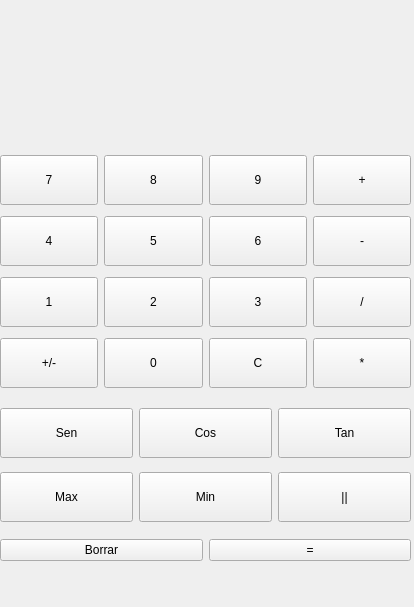
<?xml version="1.0" encoding="UTF-8"?>
<ui version="4.0">
 <class>MainWindow</class>
 <widget class="QMainWindow" name="MainWindow">
  <property name="geometry">
   <rect>
    <x>0</x>
    <y>0</y>
    <width>414</width>
    <height>607</height>
   </rect>
  </property>
  <property name="windowTitle">
   <string>MainWindow</string>
  </property>
  <widget class="QWidget" name="centralwidget">
   <widget class="QWidget" name="widget" native="true">
    <property name="geometry">
     <rect>
      <x>0</x>
      <y>0</y>
      <width>411</width>
      <height>581</height>
     </rect>
    </property>
    <widget class="QWidget" name="gridLayoutWidget">
     <property name="geometry">
      <rect>
       <x>0</x>
       <y>150</y>
       <width>411</width>
       <height>245</height>
      </rect>
     </property>
     <layout class="QGridLayout" name="gridLayout">
      <item row="3" column="0">
       <widget class="QPushButton" name="btnsigno">
        <property name="minimumSize">
         <size>
          <width>0</width>
          <height>50</height>
         </size>
        </property>
        <property name="text">
         <string>+/-</string>
        </property>
       </widget>
      </item>
      <item row="2" column="0">
       <widget class="QPushButton" name="btn1">
        <property name="minimumSize">
         <size>
          <width>0</width>
          <height>50</height>
         </size>
        </property>
        <property name="text">
         <string>1</string>
        </property>
       </widget>
      </item>
      <item row="1" column="0">
       <widget class="QPushButton" name="btn4">
        <property name="minimumSize">
         <size>
          <width>0</width>
          <height>50</height>
         </size>
        </property>
        <property name="text">
         <string>4</string>
        </property>
       </widget>
      </item>
      <item row="2" column="2">
       <widget class="QPushButton" name="btn3">
        <property name="minimumSize">
         <size>
          <width>0</width>
          <height>50</height>
         </size>
        </property>
        <property name="text">
         <string>3</string>
        </property>
       </widget>
      </item>
      <item row="2" column="1">
       <widget class="QPushButton" name="btn2">
        <property name="minimumSize">
         <size>
          <width>0</width>
          <height>50</height>
         </size>
        </property>
        <property name="text">
         <string>2</string>
        </property>
       </widget>
      </item>
      <item row="3" column="1">
       <widget class="QPushButton" name="btn0">
        <property name="enabled">
         <bool>true</bool>
        </property>
        <property name="minimumSize">
         <size>
          <width>0</width>
          <height>50</height>
         </size>
        </property>
        <property name="text">
         <string>0</string>
        </property>
       </widget>
      </item>
      <item row="0" column="2">
       <widget class="QPushButton" name="btn9">
        <property name="minimumSize">
         <size>
          <width>0</width>
          <height>50</height>
         </size>
        </property>
        <property name="text">
         <string>9</string>
        </property>
       </widget>
      </item>
      <item row="1" column="2">
       <widget class="QPushButton" name="btn6">
        <property name="minimumSize">
         <size>
          <width>0</width>
          <height>50</height>
         </size>
        </property>
        <property name="text">
         <string>6</string>
        </property>
       </widget>
      </item>
      <item row="1" column="3">
       <widget class="QPushButton" name="btnmenos">
        <property name="minimumSize">
         <size>
          <width>0</width>
          <height>50</height>
         </size>
        </property>
        <property name="text">
         <string>-</string>
        </property>
       </widget>
      </item>
      <item row="3" column="2">
       <widget class="QPushButton" name="btnlimpiar">
        <property name="minimumSize">
         <size>
          <width>0</width>
          <height>50</height>
         </size>
        </property>
        <property name="text">
         <string>C</string>
        </property>
       </widget>
      </item>
      <item row="0" column="3">
       <widget class="QPushButton" name="btnmas">
        <property name="minimumSize">
         <size>
          <width>0</width>
          <height>50</height>
         </size>
        </property>
        <property name="text">
         <string>+</string>
        </property>
       </widget>
      </item>
      <item row="1" column="1">
       <widget class="QPushButton" name="btn5">
        <property name="minimumSize">
         <size>
          <width>0</width>
          <height>50</height>
         </size>
        </property>
        <property name="text">
         <string>5</string>
        </property>
       </widget>
      </item>
      <item row="2" column="3">
       <widget class="QPushButton" name="btndiv">
        <property name="minimumSize">
         <size>
          <width>0</width>
          <height>50</height>
         </size>
        </property>
        <property name="text">
         <string>/</string>
        </property>
       </widget>
      </item>
      <item row="3" column="3">
       <widget class="QPushButton" name="btnmult">
        <property name="minimumSize">
         <size>
          <width>0</width>
          <height>50</height>
         </size>
        </property>
        <property name="text">
         <string>*</string>
        </property>
       </widget>
      </item>
      <item row="0" column="1">
       <widget class="QPushButton" name="btn8">
        <property name="minimumSize">
         <size>
          <width>0</width>
          <height>50</height>
         </size>
        </property>
        <property name="text">
         <string>8</string>
        </property>
       </widget>
      </item>
      <item row="0" column="0">
       <widget class="QPushButton" name="btn7">
        <property name="minimumSize">
         <size>
          <width>0</width>
          <height>50</height>
         </size>
        </property>
        <property name="text">
         <string>7</string>
        </property>
       </widget>
      </item>
     </layout>
    </widget>
    <widget class="QWidget" name="horizontalLayoutWidget">
     <property name="geometry">
      <rect>
       <x>0</x>
       <y>530</y>
       <width>411</width>
       <height>41</height>
      </rect>
     </property>
     <layout class="QHBoxLayout" name="horizontalLayout">
      <item>
       <widget class="QPushButton" name="btnborrar">
        <property name="text">
         <string>Borrar</string>
        </property>
       </widget>
      </item>
      <item>
       <widget class="QPushButton" name="btnigual">
        <property name="text">
         <string>=</string>
        </property>
       </widget>
      </item>
     </layout>
    </widget>
    <widget class="QWidget" name="gridLayoutWidget_2">
     <property name="geometry">
      <rect>
       <x>0</x>
       <y>400</y>
       <width>411</width>
       <height>131</height>
      </rect>
     </property>
     <layout class="QGridLayout" name="gridLayout_4">
      <item row="0" column="0">
       <widget class="QPushButton" name="btnsen">
        <property name="minimumSize">
         <size>
          <width>0</width>
          <height>50</height>
         </size>
        </property>
        <property name="text">
         <string>Sen</string>
        </property>
       </widget>
      </item>
      <item row="1" column="0">
       <widget class="QPushButton" name="btnmax">
        <property name="minimumSize">
         <size>
          <width>0</width>
          <height>50</height>
         </size>
        </property>
        <property name="text">
         <string>Max</string>
        </property>
       </widget>
      </item>
      <item row="1" column="1">
       <widget class="QPushButton" name="btnmin">
        <property name="minimumSize">
         <size>
          <width>0</width>
          <height>50</height>
         </size>
        </property>
        <property name="text">
         <string>Min</string>
        </property>
       </widget>
      </item>
      <item row="0" column="1">
       <widget class="QPushButton" name="btncos">
        <property name="minimumSize">
         <size>
          <width>0</width>
          <height>50</height>
         </size>
        </property>
        <property name="text">
         <string>Cos</string>
        </property>
       </widget>
      </item>
      <item row="0" column="2">
       <widget class="QPushButton" name="btntan">
        <property name="minimumSize">
         <size>
          <width>0</width>
          <height>50</height>
         </size>
        </property>
        <property name="text">
         <string>Tan</string>
        </property>
       </widget>
      </item>
      <item row="1" column="2">
       <widget class="QPushButton" name="btnprom">
        <property name="minimumSize">
         <size>
          <width>0</width>
          <height>50</height>
         </size>
        </property>
        <property name="text">
         <string>||</string>
        </property>
       </widget>
      </item>
     </layout>
    </widget>
    <widget class="QLabel" name="label_result">
     <property name="geometry">
      <rect>
       <x>0</x>
       <y>40</y>
       <width>411</width>
       <height>41</height>
      </rect>
     </property>
     <property name="text">
      <string/>
     </property>
     <property name="alignment">
      <set>Qt::AlignRight|Qt::AlignTrailing|Qt::AlignVCenter</set>
     </property>
    </widget>
    <widget class="QLabel" name="label_text">
     <property name="geometry">
      <rect>
       <x>0</x>
       <y>90</y>
       <width>411</width>
       <height>61</height>
      </rect>
     </property>
     <property name="text">
      <string/>
     </property>
    </widget>
    <widget class="QLabel" name="label_operador">
     <property name="geometry">
      <rect>
       <x>10</x>
       <y>0</y>
       <width>401</width>
       <height>31</height>
      </rect>
     </property>
     <property name="layoutDirection">
      <enum>Qt::LeftToRight</enum>
     </property>
     <property name="text">
      <string/>
     </property>
     <property name="alignment">
      <set>Qt::AlignRight|Qt::AlignTrailing|Qt::AlignVCenter</set>
     </property>
    </widget>
   </widget>
  </widget>
  <widget class="QMenuBar" name="menubar">
   <property name="geometry">
    <rect>
     <x>0</x>
     <y>0</y>
     <width>414</width>
     <height>21</height>
    </rect>
   </property>
  </widget>
 </widget>
 <resources/>
 <connections/>
</ui>
